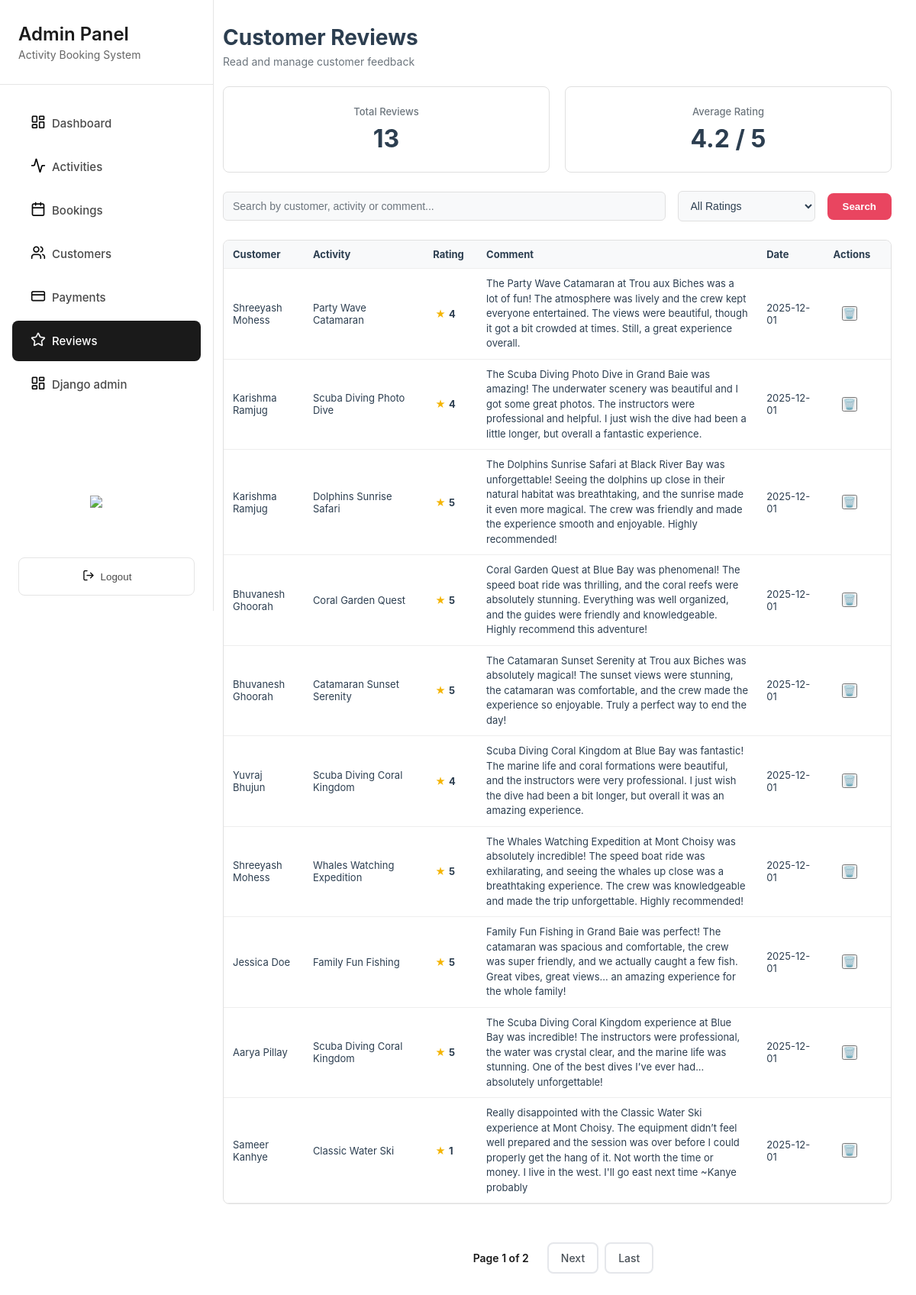
Screenshot of /grandblue/admin/reviews/ (signed in) with the database file from the repository.
### merger/models.py (models this page shows, shortened)
class BookingReview(models.Model):
    booking = models.OneToOneField(Booking, related_name="review", on_delete=models.CASCADE)
    customer = models.ForeignKey(User, related_name="reviews", on_delete=models.CASCADE)
    rating = models.PositiveSmallIntegerField(help_text="1-5")
    comment = models.TextField(blank=True)
    is_deleted = models.BooleanField(default=False)
    created_at = models.DateTimeField(auto_now_add=True)
    class Meta:
        ordering = ["-created_at"]
        constraints = [
            models.CheckConstraint(
                condition=models.Q(rating__gte=1, rating__lte=5),
                name="bookingreview_rating_between_1_and_5",
            ),
        ]
        indexes = [models.Index(fields=["customer", "created_at"])]

class User(AbstractUser):
    email = models.EmailField(blank=True, unique=True)
    date_joined = models.DateTimeField(default=timezone.now)
    phone = models.CharField(max_length=20, blank=True)
    total_bookings = models.PositiveIntegerField(default=0)
    total_spent = models.DecimalField(max_digits=10, decimal_places=2, default=0.00)
    USERNAME_FIELD = 'email'
    REQUIRED_FIELDS = []
    class Meta:
        ordering = ['email']

class Booking(models.Model):
    class Status(models.TextChoices):
        CONFIRMED = "CONFIRMED", "Confirmed"
        CANCELLED = "CANCELLED", "Cancelled"
        COMPLETED = "COMPLETED", "Completed"
    customer = models.ForeignKey(User, related_name="bookings", on_delete=models.CASCADE)
    activity = models.ForeignKey(Activity, related_name="bookings", on_delete=models.CASCADE)
    date = models.DateField(help_text="Selected date for the activity")
    group_size = models.PositiveIntegerField(default=1)
    price_total = models.PositiveIntegerField(help_text="Total price (Rs)")
    status = models.CharField(max_length=12, choices=Status.choices, default=Status.CONFIRMED)
    created_at = models.DateTimeField(auto_now_add=True)
    cancelled_at = models.DateTimeField(blank=True, null=True)
    cancellation_reason = models.TextField(blank=True)
    class Meta:
        ordering = ["-created_at"]
        indexes = [
            models.Index(fields=["status"]),
            models.Index(fields=["date"]),
            models.Index(fields=["customer", "created_at"]),
        ]
        constraints = [
            models.CheckConstraint(
                condition=Q(date__gt=F("created_at")),
                name="booking_date_after_creation"
            ),
        ]

class Activity(models.Model):
    ACTIVITY_TYPES = [
        ("Catamaran", "Catamaran"),
        ("Scuba diving", "Scuba diving"),
        ("Dolphin watching", "Dolphin watching"),
        ("Water ski", "Water ski"),
        ("Speed boat", "Speed boat"),
    ]
    name = models.CharField(max_length=255)
    activity_type = models.CharField(max_length=120, blank=True, choices=ACTIVITY_TYPES)
    description = models.TextField()
    base_price = models.PositiveIntegerField(help_text="Price per pax (Rs)")
    location = models.CharField(max_length=120, blank=True)
    latitude = models.FloatField(null=True, blank=True)
    longitude = models.FloatField(null=True, blank=True)
    duration = models.CharField(max_length=60, blank=True)
    max_participants = models.PositiveIntegerField()
    created_at = models.DateTimeField(auto_now_add=True)
    activity_rules = models.TextField(blank=True, help_text="One rule per line")
    safety_equipment = models.TextField(blank=True, help_text="One item per line")
    cancellation_policy = models.TextField(blank=True, help_text="One policy per line")
    map_embed_url = models.TextField(blank=True)
    map_location_description = models.TextField(blank=True)
    class Meta:
        ordering = ["name"]
        indexes = [
            models.Index(fields=["name"]),
            models.Index(fields=["activity_type"]),
            models.Index(fields=["location"]),
        ]
        verbose_name = "Activity"
        verbose_name_plural = "Activities"

### merger/shared_views.py (the view, shortened to what this page needs)
# urls.py: path('admin/reviews/', ReviewsPageView.as_view(), name='reviews'),
class ReviewsPageView(LoginRequiredMixin, StaffRequiredMixin, ListView):
    model = BookingReview
    template_name = 'admin_reviews.html'
    context_object_name = 'reviews'
    paginate_by = 10
    def get_queryset(self):
        queryset = BookingReview.objects.exclude(is_deleted=True).select_related('customer', 'booking__activity').order_by('-created_at')
        rating = self.request.GET.get('rating')
        if rating and rating != 'all':
            queryset = queryset.filter(rating=rating)
        search = self.request.GET.get('search')
        return queryset
    def get_context_data(self, **kwargs):
        context = super().get_context_data(**kwargs)
        all_reviews = BookingReview.objects.exclude(is_deleted=True)
        avg_rating = all_reviews.aggregate(average=Avg('rating'))['average'] or 0
        context.update({
            'active_class': 'reviews',
            'total_reviews': all_reviews.count(),
            'average_rating': round(avg_rating, 1) if avg_rating else 0,
            'current_rating': self.request.GET.get('rating', 'all'),
            'current_search': self.request.GET.get('search', ''),
        })
        return context

### merger/shared_views.py (called while the page is built)
    def test_func(self):
        return self.request.user.is_staff

### merger/templates/admin_reviews.html (shortened to what this page needs)
{% extends 'admin_sidebar.html' %}
{% load static %}
{% block extra_css %}
<link rel="stylesheet" href="{% static 'css/admin_reviews.css' %}">
{% endblock %}
{% block content %}
<div class="page-header">
    <h1 class="page-title">Customer Reviews</h1>
    <p class="page-subtitle">Read and manage customer feedback</p>
</div>
<div class="stats-container">
    <div class="stat-card">
        <div class="stat-label">Total Reviews</div>
        <div class="stat-value">{{ total_reviews }}</div>
    </div>
    <div class="stat-card">
        <div class="stat-label">Average Rating</div>
        <div class="stat-value">{{ average_rating }} / 5</div>
    </div>
</div>
<form method="get" action="" id="filterForm" onsubmit="return true;">
<div class="filter-bar">
    <div class="search-box">
        <input type="text" name="search" id="searchInput" placeholder="Search by customer, activity or comment..." value="{{ current_search }}">
    </div>
    <div class="filter-dropdown">
        <select class="dropdown-select" name="rating" id="ratingFilter" onchange="document.getElementById('filterForm').submit()">
            <option value="all" {% if current_rating == 'all' %}selected{% endif %}>All Ratings</option>
        </select>
    </div>
    <button type="submit" class="filter-submit-btn">Search</button>
</div>
</form>
<div class="table-container">
    <table>
        <thead>
            <tr>
                <th>Customer</th>
                <th>Activity</th>
                <th>Rating</th>
                <th>Comment</th>
                <th>Date</th>
                <th>Actions</th>
            </tr>
        </thead>
        <tbody id="reviewsTable">
            {% for review in reviews %}
            <tr data-rating="{{ review.rating }}" style="--i: {{ forloop.counter }};">
                <td class="customer-name">{{ review.customer.first_name }} {{ review.customer.last_name }}</td>
                <td class="activity-name">{{ review.booking.activity.name }}</td>
                <td class="rating-cell" style="white-space: pre;"> <span class="rating-star">★</span>{{ review.rating }}</td>
                <td>
                    <div class="comment-text">{{ review.comment }}</div>
                </td>
                <td class="date-cell">{{ review.created_at|date:"Y-m-d" }}</td>
                <td>
                    <form method="post" action="{% url 'delete_review' review.id %}" style="padding-left: 11px;"><button
                            class="delete-btn" type="submit" title="Delete review">🗑️</button>{% csrf_token %}</form>
                </td>
            </tr>
            {% empty %}
            <tr>
                <td colspan="5" style="text-align:center;">No Reviews found.</td>
            </tr>
            {% endfor %}
        </tbody>
    </table>
</div>
{% if is_paginated %}
<div class="pagination">
  <span class="page-current">
    Page {{ page_obj.number }} of {{ page_obj.paginator.num_pages }}
  </span>
  {% if page_obj.has_next %}
    <a href="?page={{ page_obj.next_page_number }}{% if current_rating != 'all' %}&rating={{ current_rating }}{% endif %}{% if current_search %}&search={{ current_search }}{% endif %}" class="page-link">Next</a>
    <a href="?page={{ page_obj.paginator.num_pages }}{% if current_rating != 'all' %}&rating={{ current_rating }}{% endif %}{% if current_search %}&search={{ current_search }}{% endif %}" class="page-link">Last</a>
  {% endif %}
</div>
{% endif %}
{% endblock %}

### merger/static/css/dark_mode.css (style rules this page uses)
:root { --bg-primary: #ffffff; --bg-secondary: #f8f9fa; --bg-tertiary: #e9ecef; --text-primary: #000000; --text-secondary: #333333; --text-muted: #666666; --border-color: #dee2e6; --card-bg: #ffffff; --input-bg: #ffffff; --shadow-color: rgba(0, 0, 0, 0.1); }

### merger/static/css/admin_sidebar.css (style rules this page uses)
* { margin: 0; padding: 0; box-sizing: border-box; }
body { font-family: -apple-system, BlinkMacSystemFont, 'Segoe UI', Roboto, Oxygen, Ubuntu, Cantarell, sans-serif; background-color: #f5f5f5; display: flex; min-height: 100vh; }

### merger/static/css/admin_reviews.css (style rules this page uses)
* { box-sizing: border-box; }
body { margin: 0; font-family: -apple-system, BlinkMacSystemFont, "Segoe UI", Roboto, Arial, sans-serif; color: #2c3e50; background: #fff; }
.page-header { margin-bottom: 24px; }
.page-title { font-size: 28px; font-weight: 700; margin: 0 0 6px; color: #2c3e50; }
.page-subtitle { font-size: 14px; color: #6c757d; }
.stats-container { display: grid; grid-template-columns: repeat(auto-fit, minmax(250px, 1fr)); gap: 20px; margin-bottom: 24px; text-align: center; }
.stat-card { background: #ffffff; border: 1px solid #e0e0e0; border-radius: 8px; padding: 24px; }
.stat-label { font-size: 13px; color: #6c757d; margin-bottom: 8px; font-weight: 500; }
.stat-value { font-size: 32px; font-weight: 700; color: #2c3e50; }
.filter-bar { display: flex; gap: 16px; align-items: center; margin-bottom: 24px; }
.filter-submit-btn { padding: 10px 20px; background: #e94560; color: white; border: none; border-radius: 8px; font-weight: 600; cursor: pointer; transition: all 0.3s ease; }
.search-box { flex: 1; }
.search-box input, .dropdown-select { width: 100%; padding: 10px 12px; font-size: 14px; border: 1px solid #e0e0e0; border-radius: 6px; background: #f8f9fa; color: #2c3e50; }
.search-box input::placeholder { color: #6c757d; }
.filter-dropdown { min-width: 180px; }
.table-container { background: #ffffff; border: 1px solid #e0e0e0; border-radius: 8px; overflow: hidden; max-width: 100%; }
table { width: 100%; border-collapse: collapse; table-layout: fixed; min-width: 800px; }
thead { background: #f8f9fa; }
th, td { padding: 16px 24px; text-align: left; font-size: 14px; border-bottom: 1px solid #eee; }
th { font-weight: 700; white-space: nowrap; }
th, td { padding: 10px 12px; text-align: left; font-size: 13px; border-bottom: 1px solid #eee; overflow: hidden; }
th:nth-child(1), td:nth-child(1) { width: 12%; }
th:nth-child(2), td:nth-child(2) { width: 18%; }
th:nth-child(3), td:nth-child(3) { width: 8%; }
th:nth-child(4), td:nth-child(4) { width: 42%; }
th:nth-child(5), td:nth-child(5) { width: 10%; }
th:nth-child(6), td:nth-child(6) { width: 10%; }
.rating-cell { font-weight: 700; }
.rating-star { color: #f4b400; margin-right: 4px; }
.comment-text { font-size: 13px; line-height: 1.5; word-break: break-word; overflow-wrap: break-word; }
.pagination { display: flex; justify-content: center; align-items: center; gap: 8px; margin-top: 30px; padding: 20px 0; }
.page-link { padding: 10px 16px; border: 2px solid #e5e7eb; border-radius: 8px; background: white; color: #495057; text-decoration: none; font-weight: 500; font-size: 14px; transition: all 0.3s ease; cursor: pointer; min-width: 45px; text-align: center; }
.page-current { padding: 10px 16px; font-weight: 600; color: #1a1a1a; font-size: 14px; }

### rows the page displays
BookingReview: customer.first_name "Shreeyash", customer.last_name "Mohess", booking.activity.name "Party Wave Catamaran", rating "4", comment "The Party Wave Catamaran at Trou aux Biches was a lot of fun! The atmosphere was lively and the crew kept everyone entertained. The views were beautiful, though it got a bit crowded at times. Still, a great experience overall.", created_at "2025-12-01"
BookingReview: customer.first_name "Karishma", customer.last_name "Ramjug", booking.activity.name "Scuba Diving Photo Dive", rating "4", comment "The Scuba Diving Photo Dive in Grand Baie was amazing! The underwater scenery was beautiful and I got some great photos. The instructors were professional and helpful. I just wish the dive had been a little longer, but overall a fantastic experience.", created_at "2025-12-01"
BookingReview: customer.first_name "Karishma", customer.last_name "Ramjug", booking.activity.name "Dolphins Sunrise Safari", rating "5", comment "The Dolphins Sunrise Safari at Black River Bay was unforgettable! Seeing the dolphins up close in their natural habitat was breathtaking, and the sunrise made it even more magical. The crew was friendly and made the experience smooth and enjoyable. Highly recommended!", created_at "2025-12-01"
BookingReview: customer.first_name "Bhuvanesh", customer.last_name "Ghoorah", booking.activity.name "Coral Garden Quest", rating "5", comment "Coral Garden Quest at Blue Bay was phenomenal! The speed boat ride was thrilling, and the coral reefs were absolutely stunning. Everything was well organized, and the guides were friendly and knowledgeable. Highly recommend this adventure!", created_at "2025-12-01"
BookingReview: customer.first_name "Bhuvanesh", customer.last_name "Ghoorah", booking.activity.name "Catamaran Sunset Serenity", rating "5", comment "The Catamaran Sunset Serenity at Trou aux Biches was absolutely magical! The sunset views were stunning, the catamaran was comfortable, and the crew made the experience so enjoyable. Truly a perfect way to end the day!", created_at "2025-12-01"
BookingReview: customer.first_name "Yuvraj", customer.last_name "Bhujun", booking.activity.name "Scuba Diving Coral Kingdom", rating "4", comment "Scuba Diving Coral Kingdom at Blue Bay was fantastic! The marine life and coral formations were beautiful, and the instructors were very professional. I just wish the dive had been a bit longer, but overall it was an amazing experience.", created_at "2025-12-01"
BookingReview: customer.first_name "Shreeyash", customer.last_name "Mohess", booking.activity.name "Whales Watching Expedition", rating "5", comment "The Whales Watching Expedition at Mont Choisy was absolutely incredible! The speed boat ride was exhilarating, and seeing the whales up close was a breathtaking experience. The crew was knowledgeable and made the trip unforgettable. Highly recommended!", created_at "2025-12-01"
BookingReview: customer.first_name "Jessica", customer.last_name "Doe", booking.activity.name "Family Fun Fishing", rating "5", comment "Family Fun Fishing in Grand Baie was perfect! The catamaran was spacious and comfortable, the crew was super friendly, and we actually caught a few fish. Great vibes, great views... an amazing experience for the whole family!", created_at "2025-12-01"
BookingReview: customer.first_name "Aarya", customer.last_name "Pillay", booking.activity.name "Scuba Diving Coral Kingdom", rating "5", comment "The Scuba Diving Coral Kingdom experience at Blue Bay was incredible! The instructors were professional, the water was crystal clear, and the marine life was stunning. One of the best dives I’ve ever had... absolutely unforgettable!", created_at "2025-12-01"
BookingReview: customer.first_name "Sameer", customer.last_name "Kanhye", booking.activity.name "Classic Water Ski", rating "1", comment "Really disappointed with the Classic Water Ski experience at Mont Choisy. The equipment didn’t feel well prepared and the session was over before I could properly get the hang of it. Not worth the time or money. I live in the west. I'll go east next time ~Kanye probably", created_at "2025-12-01"

### other values shown
{{ total_reviews }} "13"
{{ average_rating }} "4.2"
{{ page_obj.number }} "1"
{{ page_obj.paginator.num_pages }} "2"
